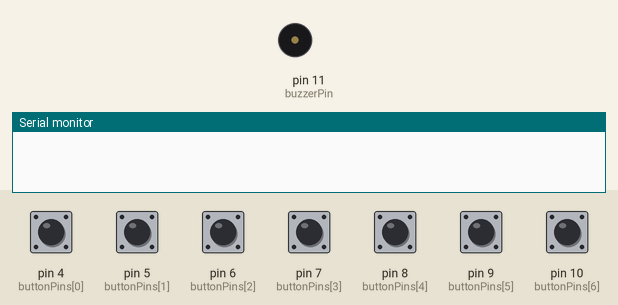
Recording of a sketch running on a simulated Arduino Uno, built with avr-gcc and run on an emulated ATmega328P. Shown: buzzer (waves = sounding), the last lines printed to the serial monitor. Inputs (shaded band) come from the test bench; at power-on: pin 4 (buttonPins[0]), pin 5 (buttonPins[1]), pin 6 (buttonPins[2]), pin 7 (buttonPins[3]), pin 8 (buttonPins[4]), pin 9 (buttonPins[5]), pin 10 (buttonPins[6]) LOW.

Above: at 1.2 s.
1.3 s: pin 4 (buttonPins[0]) pulled HIGH for 0.15 s
At 1.37 s:
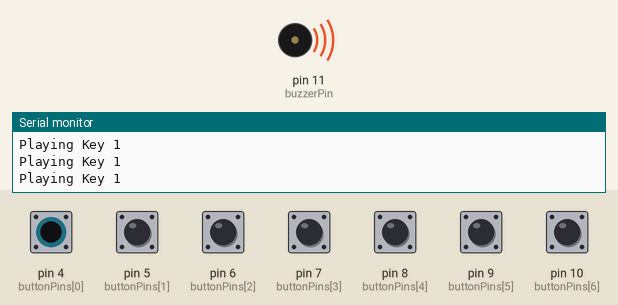
2.9 s: pin 5 (buttonPins[1]) pulled HIGH for 0.15 s
At 4.2 s:
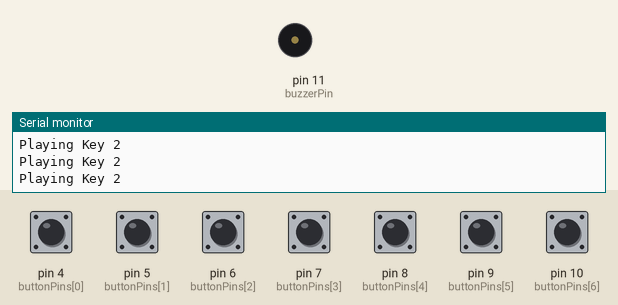
4.5 s: pin 6 (buttonPins[2]) pulled HIGH for 0.15 s
At 4.57 s:
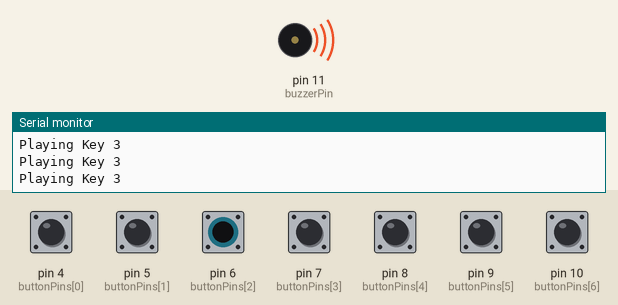
6.1 s: pin 7 (buttonPins[3]) pulled HIGH for 0.15 s
At 6.9 s:
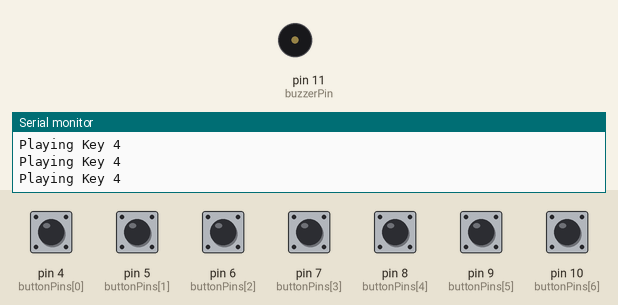
7.7 s: pin 8 (buttonPins[4]) pulled HIGH for 0.15 s
At 7.77 s:
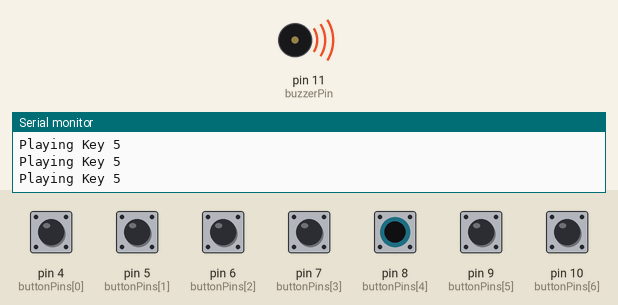
9.3 s: pin 9 (buttonPins[5]) pulled HIGH for 0.15 s
At 10.5 s:
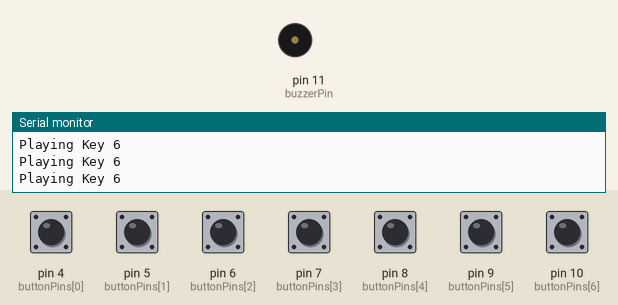
Timing chart, 0 to 11.9 s (numbered marks = the images above; inputs shaded):
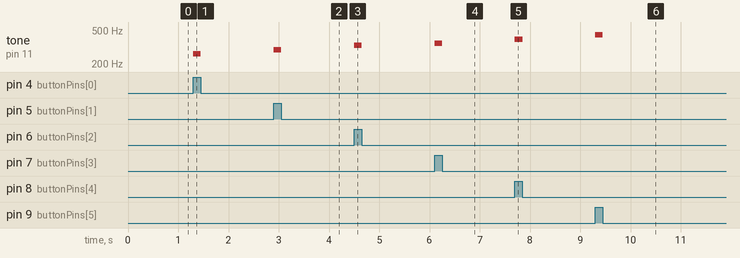

Measured:
- after the input at 1.3 s, tone on pin 11 (buzzerPin): silent → 262 Hz at once, → silent 0.15 s later
- after the input at 2.9 s, tone on pin 11 (buzzerPin): silent → 294 Hz at once, → silent 0.15 s later
- after the input at 4.5 s, tone on pin 11 (buzzerPin): silent → 330 Hz at once, → silent 0.15 s later
- after the input at 6.1 s, tone on pin 11 (buzzerPin): silent → 349 Hz at once, → silent 0.15 s later
- after the input at 7.7 s, tone on pin 11 (buzzerPin): silent → 392 Hz at once, → silent 0.15 s later
- after the input at 9.3 s, tone on pin 11 (buzzerPin): silent → 440 Hz at once, → silent 0.15 s later

The sketch:

day3.ino
```cpp
const int buzzerPin = 11;
const int numKeys = 7;
const int buttonPins[] = {4, 5, 6, 7, 8, 9, 10};

// C4, D4, E4, F4, G4, A4, B4 Frequencies
const int noteFrequencies[] = {262, 294, 330, 349, 392, 440, 494};

void setup() {
  pinMode(buzzerPin, OUTPUT);
  for (int i = 0; i < numKeys; i++) {
    pinMode(buttonPins[i], INPUT);
  }
  Serial.begin(9600);
}

void loop() {
  bool anyButtonPressed = false;

  for (int i = 0; i < numKeys; i++) {
    if (digitalRead(buttonPins[i]) == HIGH) {
      tone(buzzerPin, noteFrequencies[i]);
      anyButtonPressed = true;
      Serial.print("Playing Key ");
      Serial.println(i + 1);
      break;
    }
  }

  if (!anyButtonPressed) {
    noTone(buzzerPin);
  }
}
```
